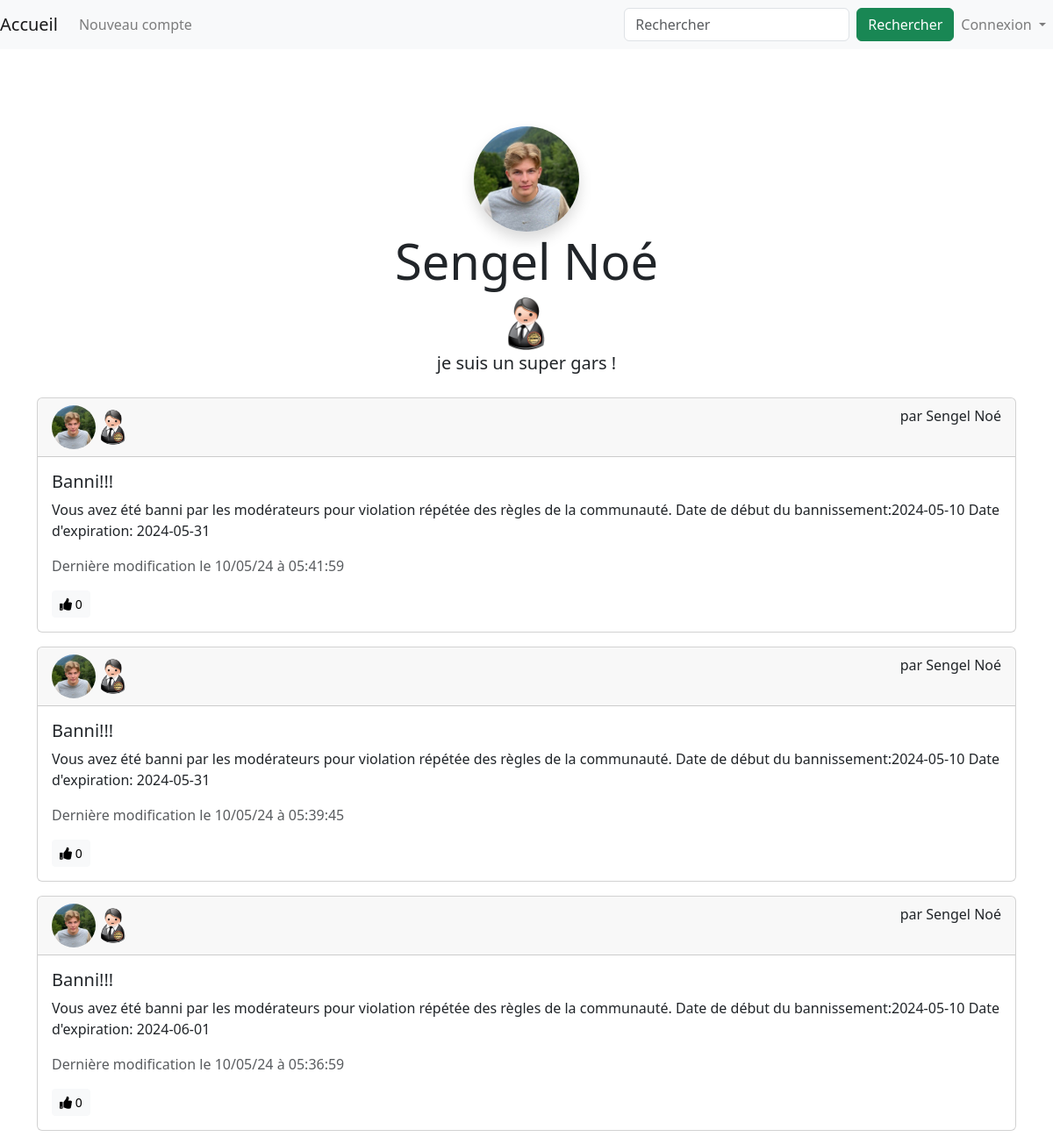
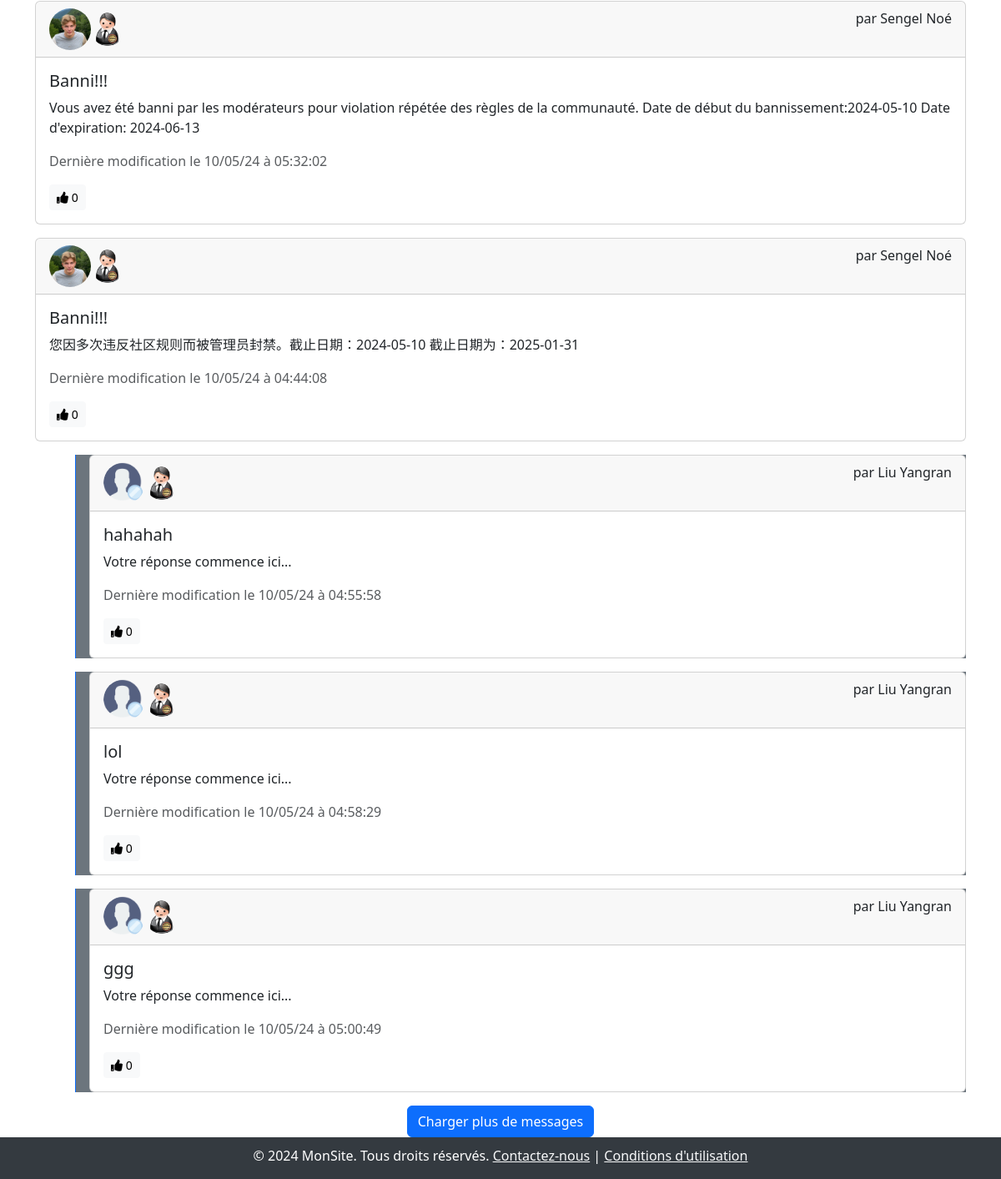
/code/blog.php?id=14, run on the app's committed database (2 pictures, top to bottom).
### tables this page shows
CREATE TABLE `user` (
  `id` int(12) UNSIGNED NOT NULL,
  `admin` tinyint(1) NOT NULL DEFAULT 0,
  `nom` varchar(20) NOT NULL,
  `prenom` varchar(20) NOT NULL,
  `email` varchar(50) NOT NULL,
  `mdp` varchar(100) NOT NULL,
  `url_avatar` varchar(50) DEFAULT NULL,
  `bio` varchar(800) NOT NULL DEFAULT '',
  `banni` date DEFAULT NULL,
  `date_naissance` date NOT NULL,
  `adresse` varchar(80) NOT NULL,
  `cp` int(5) NOT NULL,
  `commune` varchar(25) NOT NULL
);

CREATE TABLE `post` (
  `texte` varchar(8000) NOT NULL,
  `id` int(10) UNSIGNED NOT NULL,
  `titre` varchar(30) NOT NULL,
  `url_image` varchar(50) DEFAULT NULL,
  `date` timestamp NOT NULL DEFAULT current_timestamp() ON UPDATE current_timestamp(),
  `id_owner` int(10) UNSIGNED NOT NULL,
  `id_parent` int(10) UNSIGNED DEFAULT NULL,
  `sensible` tinyint(4) NOT NULL DEFAULT 0,
  `removed` tinyint(1) NOT NULL DEFAULT 0
);

### code/classes/loginStatus.php (called while the page is built, shortened)
<?php
require_once(__ROOT__ . "/classes/dbConn.php");
class LoginStatus
{
    function __construct($dbConn)
    {
        if (isset($_POST["email"]) && isset($_POST["password"])) {
            $email = $dbConn->sanitize($_POST["email"]);
            $password = $_POST["password"];
            $this->loginAttempted = true;
        } else {
            $this->loginAttempted = false;
        }
    }
}

### code/ini.php (called while the page is built, shortened)
<?php
require_once(__ROOT__ . "/classes/dbConn.php");
$dbConn = new dbConn();

### code/classes/postStorage.php (the view, shortened to what this page needs)
<?php
class postStorage
{
    public $ID;
    private $titre;
    private $dateModif;
    private $contenu;
    private $nbLike;
    private $hasLiked;
    function __construct($row)
    {
        $this->ID = $row["id"];
        $this->titre = $row["titre"];
        $this->dateModif = $row["date"];
        $this->contenu = $row["texte"];
        $this->nbLike = isset($row["nbLike"]) ? $row["nbLike"] : 0;
        $this->hasLiked = isset($row["hasLiked"]) && $row["hasLiked"] > 0;
    }
    function DisplayToHTML($ownerName, $avatarOwner, $ownerID, $isMyBlog, $isReply, $ownerIsAdmin)
    {
        $timestamp = strtotime($this->dateModif);
        $adminMarkup = $ownerIsAdmin ? '<img src="images/avatar/admin.png" alt="Admin" class="rounded-circle" style="width: 40px; height: 40px;">' : '';
        if ($isReply) {
            echo '<div class="ms-5 ps-3 bg-secondary text-dark border-start border-primary">';
        }
        echo '<div class="card mb-3">';
        echo '<div class="card-header">';
        echo '<a href="' . DIR . '/blog.php?id=' . htmlspecialchars($ownerID) . '">';
        echo '<img src="' . htmlspecialchars($avatarOwner) . '" alt="Avatar de ' . htmlspecialchars($ownerName) . '" class="rounded-circle" style="width: 50px; height: 50px;">';
        echo $adminMarkup;
        echo '</a>';
        if ($isMyBlog) {
            echo '<div class="float-end">';
            echo '<form action="post.php" method="GET">';
            echo '<input type="hidden" name="postID" value="' . htmlspecialchars($this->ID) . '">';
            echo '<button type="submit" class="btn btn-sm btn-primary">Modifier/effacer</button>';
            echo '</form>';
            echo '</div>';
        } else {
            echo '<div class="float-end">par ' . htmlspecialchars($ownerName) . '</div>';
        }
        echo '</div>';
        echo '<div class="card-body">';
        echo '<h5 class="card-title">' . htmlspecialchars($this->titre) . '</h5>';
        echo '<p class="card-text">' . htmlspecialchars($this->contenu) . '</p>';
        echo '<p class="text-muted">Dernière modification le ' . date("d/m/y à h:i:s", $timestamp) . '</p>';
        if (isset($_SESSION['id'])) {
            if ($this->hasLiked) {
                $likedClass = ' liked';
            } else {
                $likedClass = '';
            }
            echo '<button class="btn btn-sm btn-light like-button' . $likedClass . '" data-post-id="' . htmlspecialchars($this->ID) . '">';
            echo '<i class="fa fa-thumbs-up"></i> <span id="like-count-' . htmlspecialchars($this->ID) . '">' . htmlspecialchars($this->nbLike) . '</span>';
            echo '</button>';
            if ($isReply == false) {
                echo '<div class="float-end"><button class="btn btn-sm btn-primary" onclick="showReplyForm(' . htmlspecialchars($this->ID) . ')">Répondre à ce post</button></div>';
                echo '<div id="replyContainer' . htmlspecialchars($this->ID) . '"></div>';
            }
        } else {
            echo '<button class="btn btn-sm btn-light" onclick="showLoginPrompt()">';
            echo '<i class="fa fa-thumbs-up"></i> <span id="like-count-' . htmlspecialchars($this->ID) . '">' . htmlspecialchars($this->nbLike) . '</span>';
            echo '</button>';
        }
        echo '</div>';
        echo '</div>';
        if ($isReply) {
            echo '
            </div>';
        }
    }
}

### code/blog.php (shortened to what this page needs)
<?php
include("./ini.php");
include(__ROOT__ . "/codePart/header.php");
echo '<div class="container mt-4">';
if (isset($_GET["id"])) {
    $blogOwner = $dbConn->GetBlogINFOFromID($_GET["id"], $dbConn->loginStatus->userName);
    $blogOwnerName = htmlspecialchars($blogOwner[0]);
    $avatarOwner = $blogOwner[1];
    $isMyOwnBlog = $blogOwner[2];
    $biographie = htmlspecialchars($blogOwner[3]);
    $isAdmin = $blogOwner[4];
    if ($blogOwnerName != "") {
        echo '<div class="blog-header text-center mb-4">';
        echo '<img src="' . htmlspecialchars($avatarOwner) . '" alt="Avatar" class="rounded-circle img-fluid shadow" style="width: 120px; height: 120px;">';
        echo '<h1 class="display-4">' . $blogOwnerName . '</h1>';
        if ($isAdmin) {
            echo ' <img src="images/avatar/admin.png" alt="Admin" class="admin-badge" style="width: 60px; height: 60px;">';
        }
        echo '<p class="lead">' . $biographie . '</p>';
        echo '</div>';
        echo '<div class="blog-posts" id="blogPostsContainer">';
        $dbConn->GenerateHTML_forPostsPage($_GET["id"], $blogOwnerName, $avatarOwner, $isMyOwnBlog);
        echo '</div>';
        echo '<div class="text-center mt-3">';
        echo '<button id="loadMoreBtnBlog" class="btn btn-primary">Charger plus de messages</button>';
        echo '</div>';
    } else {
        echo '<div class="alert alert-danger">Cet ID ne correspond à aucun utilisateur dans la base de données.</div>';
    }
} else {
    echo '<div class="alert alert-warning">Aucun ID fourni. Impossible de trouver le blog.</div>';
}
echo '</div>';
include(__ROOT__ . "/codePart/footer.php");

### code/classes/dbConn.php (shortened to what this page needs)
<?php
require_once(__ROOT__ . "/classes/loginStatus.php");
require_once(__ROOT__ . "/classes/postStorage.php");
class dbConn
{
    public $db = null;
    public $loginStatus = null;
    function __construct()
    {
        $server = "localhost";
        $database = "projet";
        $user = "root";
        $password = "";
        $dsn = "mysql:host=$server;dbname=$database;charset=utf8mb4";
        try {
            $this->db = new PDO($dsn, $user, $password);
            $this->db->setAttribute(PDO::ATTR_ERRMODE, PDO::ERRMODE_EXCEPTION);
        } catch (PDOException $e) {
            die("Connection failed: " . $e->getMessage());
        }
        $this->loginStatus = new LoginStatus($this);
    }
    function GetBlogINFOFromID($ID, $connectedGuyName)
    {
        $query = "SELECT `nom`, `url_avatar`, `bio`, `prenom`, `admin` FROM `user` WHERE `id` = :ID";
        $stmt = $this->db->prepare($query);
        $stmt->bindParam(':ID', $ID, PDO::PARAM_INT);
        $stmt->execute();
        if ($stmt->rowCount() > 0) {
            $row = $stmt->fetch(PDO::FETCH_ASSOC);
            if ($row["nom"] === $connectedGuyName) {
                return array($connectedGuyName . ' ' . $row["prenom"], $row["url_avatar"], true, $row["bio"], $row["admin"]);
            } else {
                return array($row["nom"] . ' ' . $row["prenom"], $row["url_avatar"], false, $row["bio"], $row["admin"]);
            }
        } else {
            return array("Invalide", "/default_avatar.ico", false, "Biographie par défault");
        }
    }
    function GenerateHTML_forPostsPage($ownerID, $ownerName, $avatarOwner, $isMyBlog)
    {
        $currentUserID = isset($_SESSION['id']) ? $_SESSION['id'] : 0;
        $query = "SELECT post.*, user.admin AS isAdmin,
          (SELECT COUNT(*) FROM jaime WHERE jaime.id_post = post.id) AS nbLike,
          (SELECT COUNT(*) FROM jaime WHERE jaime.id_post = post.id AND jaime.id_user = :currentUserID) AS hasLiked
          FROM post
          JOIN user ON user.id = post.id_owner
          WHERE `id_owner` = :ownerID AND `id_parent` IS NULL AND `titre` <> 'Avertir!!!'AND post.titre <> 'Sensible!!!'AND post.titre <> 'Removed!!!'AND post.removed = 0
          ORDER BY post.date DESC
          LIMIT 5";
        $stmt = $this->db->prepare($query);
        $stmt->bindParam(':currentUserID', $currentUserID, PDO::PARAM_INT);
        $stmt->bindParam(':ownerID', $ownerID, PDO::PARAM_INT);
        $stmt->execute();
        if ($stmt->rowCount() > 0) {
            while ($row = $stmt->fetch(PDO::FETCH_ASSOC)) {
                $postOBJ = new postStorage($row);
                $postOBJ->DisplayToHTML($ownerName, $avatarOwner, $ownerID, $isMyBlog, false, $row['isAdmin']);
                $this->GenerateReplies($postOBJ);
            }
        }
    }
    function isAdmin($userID) {
        $stmt = $this->db->prepare("SELECT admin FROM user WHERE id = :userID");
        return false;
    }
    function GenerateReplies($parentPost)
    {
        $query = "SELECT post.*, user.admin AS isAdmin
              FROM post
              JOIN user ON user.id = post.id_owner
              WHERE post.id_parent = :parentID AND post.titre <> 'Avertir!!!'AND post.titre <> 'Sensible!!!' AND post.sensible = 0 AND post.titre <> 'Removed!!!'
              ORDER BY post.date ASC";
        $stmt = $this->db->prepare($query);
        $stmt->bindParam(':parentID', $parentPost->ID, PDO::PARAM_INT);
        $stmt->execute();
        if ($stmt->rowCount() > 0) {
            echo '<div class="replies">';
            while ($row = $stmt->fetch(PDO::FETCH_ASSOC)) {
                $blogOwner = $this->GetBlogINFOFromID($row['id_owner'], $this->loginStatus->userName);
                $blogOwnerName = htmlspecialchars($blogOwner[0]);
                $avatarOwner = $blogOwner[1];
                $isMyOwnBlog = $blogOwner[2];
                $replyPost = new postStorage($row);
                $replyPost->DisplayToHTML($blogOwnerName, $avatarOwner, $row['id_owner'], $isMyOwnBlog, true, $row['isAdmin']);
            }
            echo '</div>';
        }
    }
}

### code/Style/style1.css (style rules this page uses)
body, html { padding-top: 60px; padding-bottom: 30px; height: 100%; }

### data on the page
user: url_avatar (picture), bio "je suis un super gars !"
post: id_owner.url_avatar (picture), ownerName "Sengel Noé", titre "Banni!!!", texte "Vous avez été banni par les modérateurs pour violation répétée des règles de la communauté. Date de début du bannissement:2024-05-10 Date d'expiration: 2024-05-31", date "10/05/24 à 05:41:59", nbLike "0"
post: id_owner.url_avatar (picture), ownerName "Sengel Noé", titre "Banni!!!", texte "Vous avez été banni par les modérateurs pour violation répétée des règles de la communauté. Date de début du bannissement:2024-05-10 Date d'expiration: 2024-05-31", date "10/05/24 à 05:39:45", nbLike "0"
post: id_owner.url_avatar (picture), ownerName "Sengel Noé", titre "Banni!!!", texte "Vous avez été banni par les modérateurs pour violation répétée des règles de la communauté. Date de début du bannissement:2024-05-10 Date d'expiration: 2024-06-01", date "10/05/24 à 05:36:59", nbLike "0"
post: id_owner.url_avatar (picture), ownerName "Sengel Noé", titre "Banni!!!", texte "Vous avez été banni par les modérateurs pour violation répétée des règles de la communauté. Date de début du bannissement:2024-05-10 Date d'expiration: 2024-06-13", date "10/05/24 à 05:32:02", nbLike "0"
post: id_owner.url_avatar (picture), ownerName "Sengel Noé", titre "Banni!!!", texte "您因多次违反社区规则而被管理员封禁。截止日期：2024-05-10 截止日期为：2025-01-31", date "10/05/24 à 04:44:08", nbLike "0"
post: id_owner.url_avatar (placeholder picture), ownerName "Liu Yangran", titre "hahahah", texte "Votre réponse commence ici...", date "10/05/24 à 04:55:58"
post: id_owner.url_avatar (placeholder picture), ownerName "Liu Yangran", titre "lol", texte "Votre réponse commence ici...", date "10/05/24 à 04:58:29"
post: id_owner.url_avatar (placeholder picture), ownerName "Liu Yangran", titre "ggg", texte "Votre réponse commence ici...", date "10/05/24 à 05:00:49", sensible "0"

### other printed values
$blogOwnerName "Sengel Noé"
